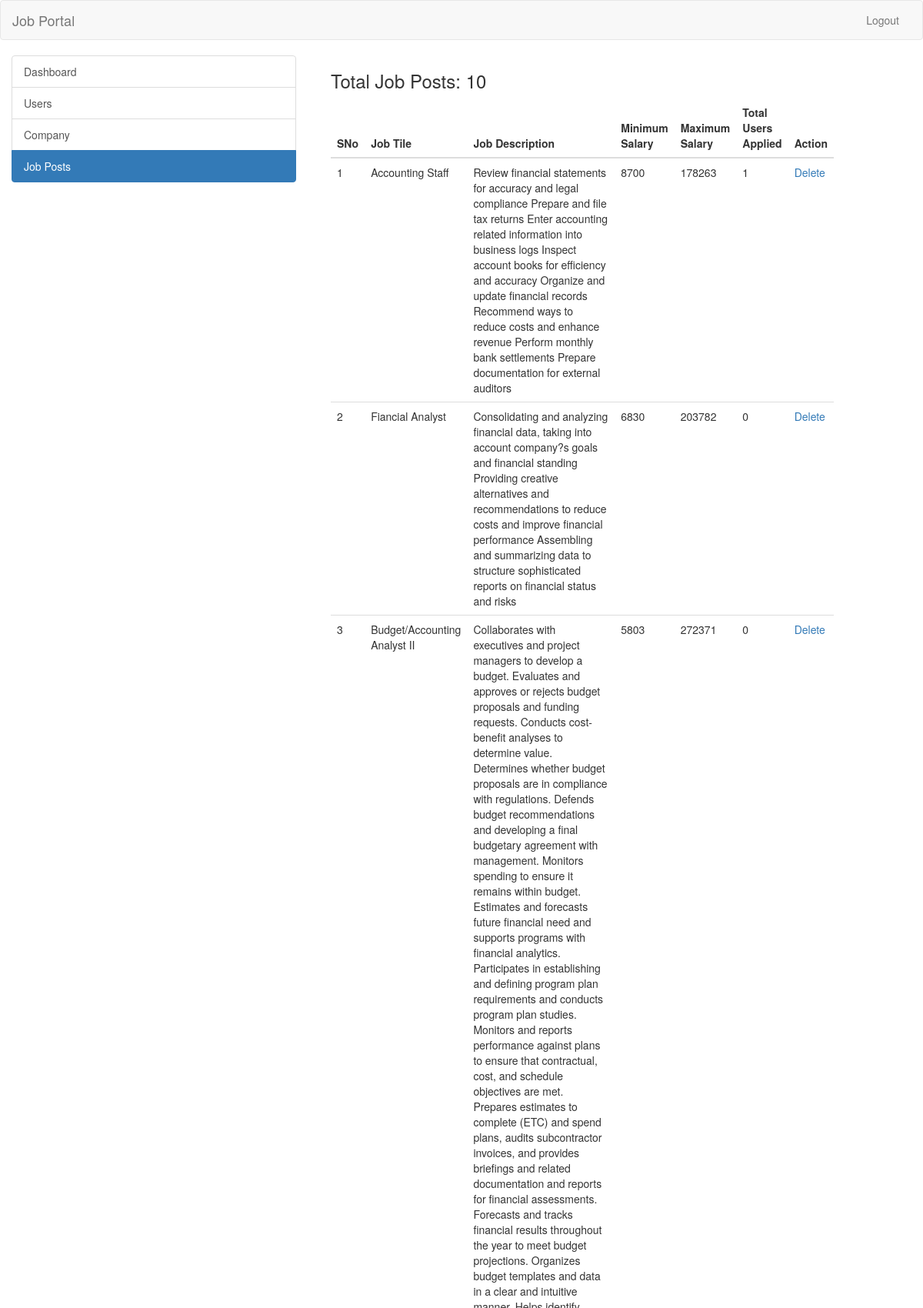
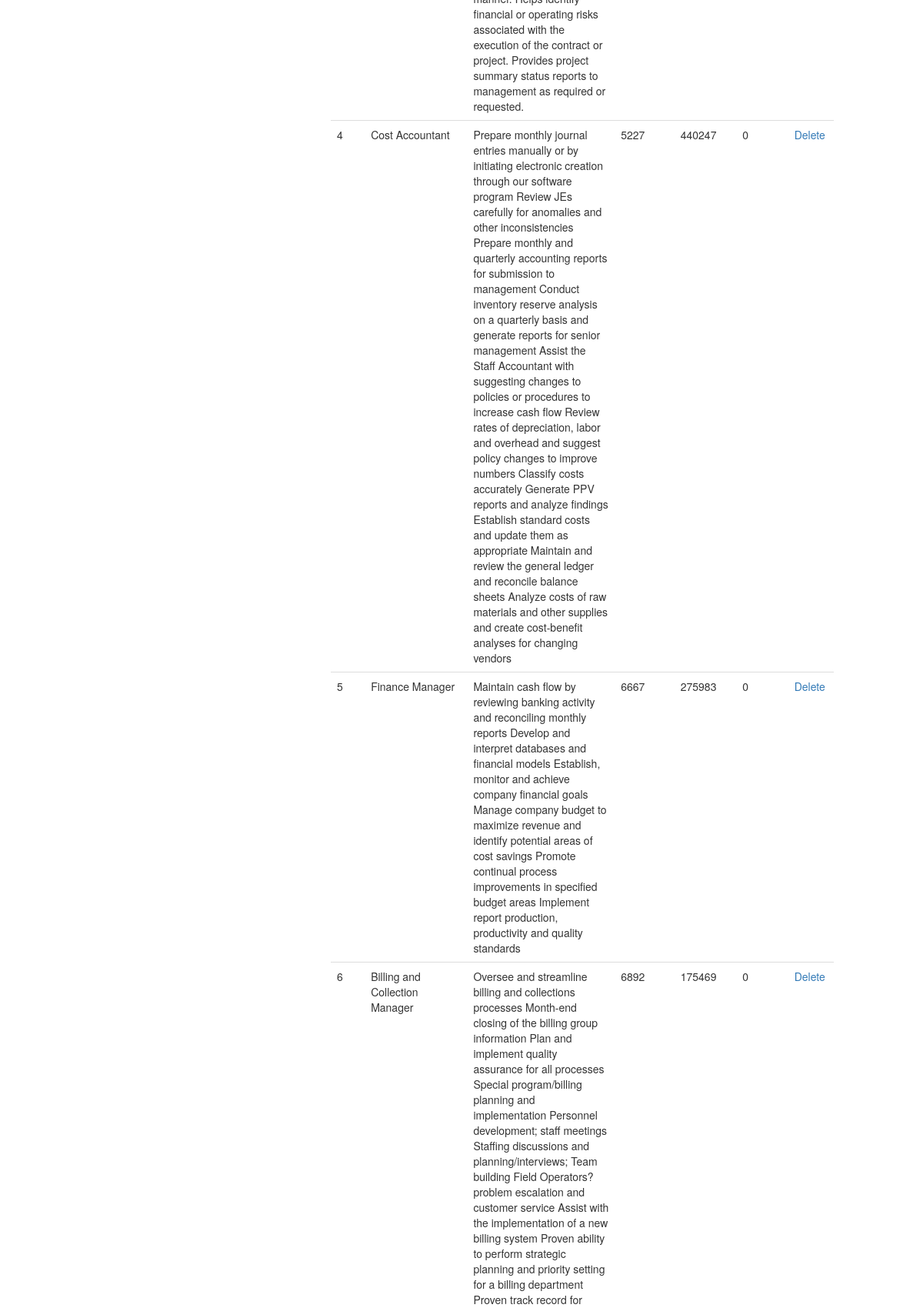
The app's page /Countworx/admin/job-posts.php (signed in, upper part) with its own data (2 pictures, top to bottom).
### tables this page shows
CREATE TABLE `job_post` (
  `id_jobpost` int(11) NOT NULL AUTO_INCREMENT,
  `id_company` int(11) NOT NULL,
  `jobtitle` varchar(255) NOT NULL,
  `description` text NOT NULL,
  `jobstatus` varchar(35) DEFAULT NULL,
  `minimumsalary` varchar(255) NOT NULL,
  `maximumsalary` varchar(255) NOT NULL,
  `experience` varchar(255) NOT NULL,
  `qualification` varchar(255) NOT NULL,
  `createdat` timestamp NOT NULL DEFAULT CURRENT_TIMESTAMP,
  `job_industry` varchar(100) DEFAULT NULL,
  `work_arrangement` varchar(45) DEFAULT NULL,
  `job_location` varchar(220) DEFAULT NULL,
  `comp_logo` varchar(45) DEFAULT NULL,
  PRIMARY KEY (`id_jobpost`)
);

### Countworx/admin/job-posts.php (the view, shortened to what this page needs)
<?php
require_once("../db.php");
?>
<!DOCTYPE html>
<html lang="en">
  <head>
    <link rel="stylesheet" href="https://maxcdn.bootstrapcdn.com/bootstrap/3.3.7/css/bootstrap.min.css">
  </head>
  <body>
    <header>
      <nav class="navbar navbar-default">
        <div class="container-fluid">
          <div class="navbar-header">
            <a class="navbar-brand" href="../index.php">Job Portal</a>
          </div>
          <div class="collapse navbar-collapse" id="bs-example-navbar-collapse-1">
            <ul class="nav navbar-nav navbar-right">
              <li><a href="../logout.php">Logout</a></li>
            </ul>
          </div>
        </div>
      </nav>
    </header>
    <div class="container-fluid">
      <div class="row">
        <div class="col-md-4">
          <div class="list-group">
            <a href="dashboard.php" class="list-group-item">Dashboard</a>
            <a href="user.php" class="list-group-item">Users</a>
            <a href="company.php" class="list-group-item ">Company</a>
            <a href="job-posts.php" class="list-group-item active">Job Posts</a>
          </div>
        </div>
        <div class="col-md-6">
          <div class="col-md-6">
        <?php
          $sql = "SELECT * FROM job_post";
          $result = $conn->query($sql);
          if($result->num_rows > 0) {
            echo '<h3>Total Job Posts: ' . $result->num_rows . '</h3>';
          }
        ?>
          <table class="table">
            <thead>
              <th>SNo</th>
              <th>Job Tile</th>
              <th>Job Description</th>
              <th>Minimum Salary</th>
              <th>Maximum Salary</th>
              <th>Total Users Applied</th>
              <th>Action</th>
            </thead>
            <tbody>
              <?php
                $sql = "SELECT * FROM job_post";
                $result = $conn->query($sql);
                if($result->num_rows > 0) {
                  $i = 0;
                  while($row = $result->fetch_assoc()) {
                    ?>
                      <tr>
                        <td><?php echo ++$i; ?></td>
                        <td><?php echo $row['jobtitle']; ?></td>
                        <td><?php echo $row['description']; ?></td>
                        <td><?php echo $row['minimumsalary']; ?></td>
                        <td><?php echo $row['maximumsalary']; ?></td>
                        <?php
                          $sql1 = "SELECT COUNT(apply_job_post.id_apply) AS totalNo FROM job_post INNER JOIN apply_job_post ON job_post.id_jobpost=apply_job_post.id_jobpost WHERE job_post.id_jobpost='$row[id_jobpost]'";
                          $result1 = $conn->query($sql1);
                          if($result1->num_rows > 0) {
                             while($row1 = $result1->fetch_assoc()) {
                            ?>
                             <td><?php echo $row1['totalNo']; ?></td>
                            <?php
                          }
                        }
                        ?>
                        <td><a href="delete-job-post.php?id=<?php echo $row['id_jobpost']; ?>">Delete</a></td>
                      </tr>
                    <?php
                  }
                }
              ?>
            </tbody>
          </table>
        </div>
      </div>
    </div>
  </body>
</html>

### records on screen
job_post: jobtitle "Accounting Staff", description "Review financial statements for accuracy and legal compliance Prepare and file tax returns Enter accounting related information into business logs Inspect account books for efficiency and accuracy Organize and update financial records Recommend ways to reduce costs and enhance revenue Perform monthly bank settlements Prepare documentation for external auditors", minimumsalary "8700", maximumsalary "178263", totalNo "1"
job_post: jobtitle "Fiancial Analyst", description "Consolidating and analyzing financial data, taking into account company?s goals and financial standing Providing creative alternatives and recommendations to reduce costs and improve financial performance Assembling and summarizing data to structure sophisticated reports on financial status and risks", minimumsalary "6830", maximumsalary "203782", totalNo "0"
job_post: jobtitle "Budget/Accounting Analyst II", description "Collaborates with executives and project managers to develop a budget. Evaluates and approves or rejects budget proposals and funding requests. Conducts cost-benefit analyses to determine value. Determines whether budget proposals are in compliance with regulations. Defends budget recommendations and developing a final budgetary agreement with management. Monitors spending to ensure it remains within budget. Estimates and forecasts future financial need and supports programs with financial analytics. Participates in establishing and defining program plan requirements and conducts program plan studies. Monitors and reports performance against plans to ensure that contractual, cost, and…", minimumsalary "5803", maximumsalary "272371", totalNo "0"
job_post: jobtitle "Cost Accountant", description "Prepare monthly journal entries manually or by initiating electronic creation through our software program Review JEs carefully for anomalies and other inconsistencies Prepare monthly and quarterly accounting reports for submission to management Conduct inventory reserve analysis on a quarterly basis and generate reports for senior management Assist the Staff Accountant with suggesting changes to policies or procedures to increase cash flow Review rates of depreciation, labor and overhead and suggest policy changes to improve numbers Classify costs accurately Generate PPV reports and analyze findings Establish standard costs and update them as appropriate Maintain and review the general…", minimumsalary "5227", maximumsalary "440247", totalNo "0"
job_post: jobtitle "Finance Manager", description "Maintain cash flow by reviewing banking activity and reconciling monthly reports Develop and interpret databases and financial models Establish, monitor and achieve company financial goals Manage company budget to maximize revenue and identify potential areas of cost savings Promote continual process improvements in specified budget areas Implement report production, productivity and quality standards", minimumsalary "6667", maximumsalary "275983", totalNo "0"
job_post: jobtitle "Billing and Collection Manager", minimumsalary "6892", maximumsalary "175469", totalNo "0"

### other values on screen
$result->num_rows "10"
